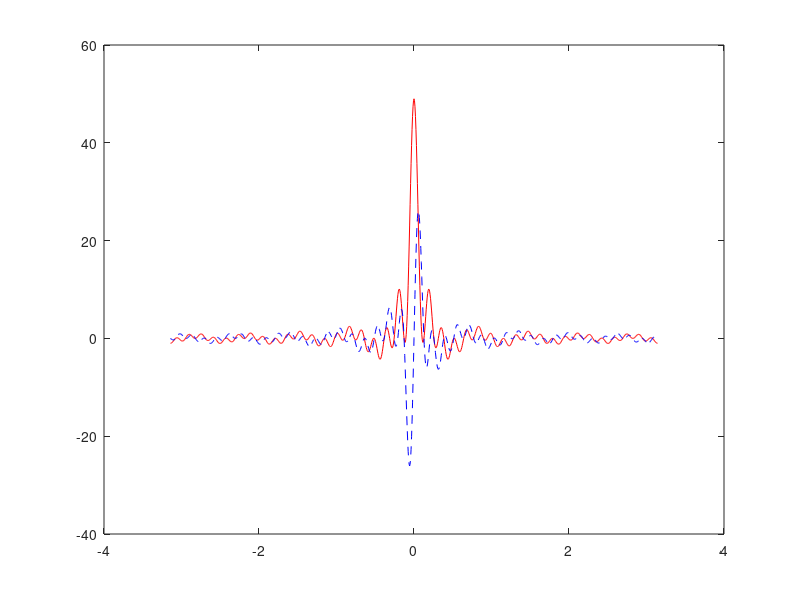

Write MATLAB code to recreate this figure.
% New way of generating BNORM01
% minimizing sideband effect at m=M1 and M2

mm = [-9:39]';
M = length(mm);
%C = 4.3359e-1;
C = 1.0000e+6;
Bnm0 = exp(-(mm-3).^2/max((mm-3).^2)/C);
BGG  = zeros(M,M);
for k = 1:M
  Ts  = 2*pi*(k-1)/M;
  Bnm = Bnm0.*exp(i*mm*Ts);
  BGG(:,k) = Bnm;
  Bn = [real(Bnm) imag(Bnm)];

  scom = ['save BNORM01n' num2str(k) ' Bn -ascii -double'];
  eval(scom)
end

disp(['Condition number = ', num2str(cond(BGG))])  %=1.2561e+01

t = linspace(-pi,pi,1001)';
tm = t*mm';
Bn = exp(1i*tm)*Bnm0;
figure(1)
plot(t,real(Bn),'r-',t,imag(Bn),'b--'), hold on,

res = [mm abs(Bnm0)/max(abs(Bnm0))]
